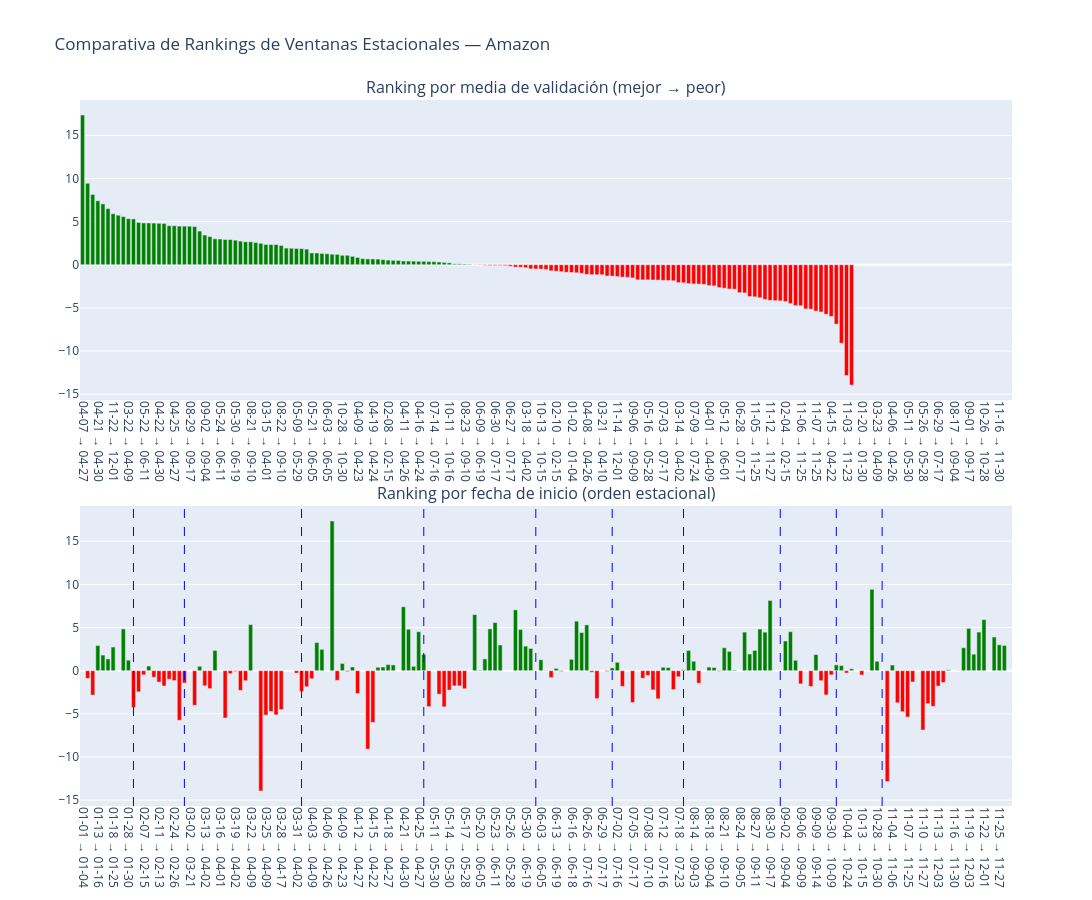

Here is the notebook cell this chart was saved with:
### Markdown cell above
¿Qué muestra el gráfico de arriba?

La línea negra = rendimiento histórico medio del patrón.

Los puntos de colores = rendimiento real en cada año de validación.

Si los puntos están cerca de la línea → pauta estable.

Si los puntos están muy dispersos → pauta inestable.

Si los puntos están por encima de la línea → pauta mejor de lo esperado.

Si están por debajo → pauta peor de lo esperado.

Es una forma muy potente de evaluar la robustez de cada ventana estacional.

### Code cell
# --- Preparar datos ---

# Orden 1: ranking puro (mejor → peor)
df_rank = df_final.sort_values("media_validacion", ascending=False)

# Orden 2: orden estacional por fecha de inicio
df_fecha = df_final.sort_values("md_inicio")

# Etiquetas tipo "MM-DD → MM-DD"
df_rank["ventana"] = df_rank["md_inicio"] + " → " + df_rank["md_fin"]
df_fecha["ventana"] = df_fecha["md_inicio"] + " → " + df_fecha["md_fin"]

# --- Detectar cambios de mes para líneas verticales ---
# Extraer mes como número
df_fecha["mes"] = df_fecha["md_inicio"].str.slice(0, 2).astype(int)

# Posiciones donde cambia el mes
line_positions = []
for i in range(1, len(df_fecha)):
    if df_fecha["mes"].iloc[i] != df_fecha["mes"].iloc[i-1]:
        line_positions.append(i)

# --- Crear figura con 2 subplots ---
fig = make_subplots(
    rows=2, cols=1,
    shared_xaxes=False,
    vertical_spacing=0.15,
    subplot_titles=(
        "Ranking por media de validación (mejor → peor)",
        "Ranking por fecha de inicio (orden estacional)"
    )
)

# --- Subplot 1: Ranking puro ---
colors_rank = ["green" if v > 0 else "red" for v in df_rank["media_validacion"]]  # <-----------------------

fig.add_trace(
    go.Bar(
        x=df_rank["ventana"],
        y=df_rank["media_validacion"],
        marker_color=colors_rank,
        name="Ranking puro"
    ),
    row=1, col=1
)

# --- Subplot 2: Orden por fecha ---
colors_fecha = ["green" if v > 0 else "red" for v in df_fecha["media_validacion"]]  # <-----------------------

fig.add_trace(
    go.Bar(
        x=df_fecha["ventana"],
        y=df_fecha["media_validacion"],
        marker_color=colors_fecha,
        name="Orden estacional"
    ),
    row=2, col=1
)

# --- Añadir líneas verticales por meses en el subplot 2 ---
for pos in line_positions:
    fig.add_vline(
        x=pos,
        line_width=1,
        line_dash="dash",
        line_color="blue",
        row=2, col=1
    )

# --- Layout ---
fig.update_layout(
    height=900,
    width=1200,
    title_text=f"Comparativa de Rankings de Ventanas Estacionales — {name}",
    showlegend=False
)

fig.update_xaxes(tickangle=90)

fig.show()

### Figure 1 — Plotly figure (JSON) as saved in the notebook; plotly's stock layout.template omitted (floating-point values rounded to 4 significant figures; data arrays with more than 128 entries replaced by an {"elided": "..."} marker saying what was removed)
{"data": [{"marker": {"color": {"elided": "183 str values"}}, "name": "Ranking puro", "type": "bar", "x": {"elided": "183 str values"}, "xaxis": "x", "y": {"elided": "183 float values"}, "yaxis": "y"}, {"marker": {"color": {"elided": "183 str values"}}, "name": "Orden estacional", "type": "bar", "x": {"elided": "183 str values"}, "xaxis": "x2", "y": {"elided": "183 float values"}, "yaxis": "y2"}], "layout": {"annotations": [{"font": {"size": 16}, "showarrow": false, "text": "Ranking por media de validación (mejor → peor)", "x": 0.5, "xanchor": "center", "xref": "paper", "y": 1, "yanchor": "bottom", "yref": "paper"}, {"font": {"size": 16}, "showarrow": false, "text": "Ranking por fecha de inicio (orden estacional)", "x": 0.5, "xanchor": "center", "xref": "paper", "y": 0.425, "yanchor": "bottom", "yref": "paper"}], "height": 900, "shapes": [{"line": {"color": "blue", "dash": "dash", "width": 1}, "type": "line", "x0": 10, "x1": 10, "xref": "x2", "y0": 0, "y1": 1, "yref": "y2 domain"}, {"line": {"color": "blue", "dash": "dash", "width": 1}, "type": "line", "x0": 20, "x1": 20, "xref": "x2", "y0": 0, "y1": 1, "yref": "y2 domain"}, {"line": {"color": "blue", "dash": "dash", "width": 1}, "type": "line", "x0": 43, "x1": 43, "xref": "x2", "y0": 0, "y1": 1, "yref": "y2 domain"}, {"line": {"color": "blue", "dash": "dash", "width": 1}, "type": "line", "x0": 67, "x1": 67, "xref": "x2", "y0": 0, "y1": 1, "yref": "y2 domain"}, {"line": {"color": "blue", "dash": "dash", "width": 1}, "type": "line", "x0": 89, "x1": 89, "xref": "x2", "y0": 0, "y1": 1, "yref": "y2 domain"}, {"line": {"color": "blue", "dash": "dash", "width": 1}, "type": "line", "x0": 104, "x1": 104, "xref": "x2", "y0": 0, "y1": 1, "yref": "y2 domain"}, {"line": {"color": "blue", "dash": "dash", "width": 1}, "type": "line", "x0": 118, "x1": 118, "xref": "x2", "y0": 0, "y1": 1, "yref": "y2 domain"}, {"line": {"color": "blue", "dash": "dash", "width": 1}, "type": "line", "x0": 137, "x1": 137, "xref": "x2", "y0": 0, "y1": 1, "yref": "y2 domain"}, {"line": {"color": "blue", "dash": "dash", "width": 1}, "type": "line", "x0": 148, "x1": 148, "xref": "x2", "y0": 0, "y1": 1, "yref": "y2 domain"}, {"line": {"color": "blue", "dash": "dash", "width": 1}, "type": "line", "x0": 157, "x1": 157, "xref": "x2", "y0": 0, "y1": 1, "yref": "y2 domain"}], "showlegend": false, "title": {"text": "Comparativa de Rankings de Ventanas Estacionales — Amazon"}, "width": 1200, "xaxis": {"anchor": "y", "domain": [0, 1], "tickangle": 90}, "xaxis2": {"anchor": "y2", "domain": [0, 1], "tickangle": 90}, "yaxis": {"anchor": "x", "domain": [0.575, 1]}, "yaxis2": {"anchor": "x2", "domain": [0, 0.425]}}}
